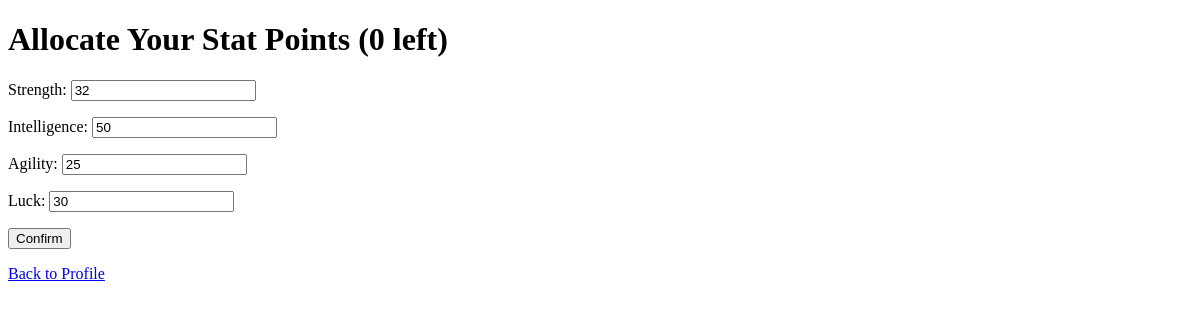
Page /profile/allocate/ (signed in) on the earlier database version.
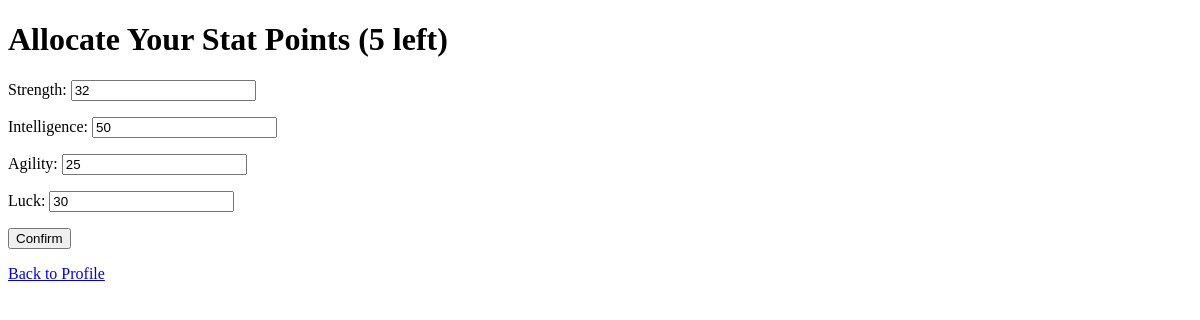
Same page on the later database version.
### game/models.py (models this page shows, shortened)
class Character(models.Model):
    CLASS_CHOICES = [
        ("warrior", "Warrior"),
        ("mage", "Mage"),
        ("rogue", "Rogue"),
    ]
    user = models.OneToOneField(User, on_delete=models.CASCADE)
    name = models.CharField(max_length=100)
    character_class = models.CharField(
        max_length=20, choices=CLASS_CHOICES, default="warrior"
    )
    level = models.IntegerField(default=1)
    experience = models.IntegerField(default=0)
    items = models.ManyToManyField("Item", related_name="characters", blank=True)
    equipped_head = models.ForeignKey(
        "Item",
        null=True,
        blank=True,
        related_name="equipped_on_head",
        on_delete=models.SET_NULL,
    )
    equipped_body = models.ForeignKey(
        "Item",
        null=True,
        blank=True,
        related_name="equipped_on_body",
        on_delete=models.SET_NULL,
    )
    equipped_legs = models.ForeignKey(
        "Item",
        null=True,
        blank=True,
        related_name="equipped_on_legs",
        on_delete=models.SET_NULL,
    )
    equipped_feet = models.ForeignKey(
        "Item",
        null=True,
        blank=True,
        related_name="equipped_on_feet",
        on_delete=models.SET_NULL,
    )
    equipped_hand_right = models.ForeignKey(
        "Item",
        null=True,
        blank=True,
        related_name="equipped_on_hand_right",
        on_delete=models.SET_NULL,
    )
    equipped_hand_left = models.ForeignKey(
        "Item",
        null=True,
        blank=True,
        related_name="equipped_on_hand_left",
        on_delete=models.SET_NULL,
    )
    strength = models.IntegerField(default=5)
    intelligence = models.IntegerField(default=5)
    agility = models.IntegerField(default=5)
    luck = models.IntegerField(default=5)
    stat_points = models.IntegerField(default=0)
    gold = models.IntegerField(default=0)
    class XpReward(TypedDict):
        total: int
        base: int
        strength_bonus: int
        intelligence_bonus: int
        double: bool

### game/views.py (the view)
# urls.py: path("profile/allocate/", views.allocate_stats_view, name="allocate_stats"),
@login_required
def allocate_stats_view(request):
    character = Character.objects.get(user=request.user)
    if request.method == "POST":
        form = StatAllocationForm(request.POST)
        if form.is_valid():
            new_values = form.cleaned_data
            before = {
                "strength": character.strength,
                "intelligence": character.intelligence,
                "agility": character.agility,
                "luck": character.luck,
            }
            total_used = sum(max(0, new_values[k] - before[k]) for k in before)
            if total_used > character.stat_points:
                form.add_error(None, "You do not have enough stat points.")
            else:
                character.strength = new_values["strength"]
                character.intelligence = new_values["intelligence"]
                character.agility = new_values["agility"]
                character.luck = new_values["luck"]
                character.stat_points -= total_used
                character.save()
                return redirect("profile")
    else:
        form = StatAllocationForm(
            initial={
                "strength": character.strength,
                "intelligence": character.intelligence,
                "agility": character.agility,
                "luck": character.luck,
            }
        )
    return render(
        request,
        "game/allocate_stats.html",
        {
            "form": form,
            "character": character,
        },
    )

### game/forms.py
class StatAllocationForm(forms.Form):
    strength = forms.IntegerField(min_value=0)
    intelligence = forms.IntegerField(min_value=0)
    agility = forms.IntegerField(min_value=0)
    luck = forms.IntegerField(min_value=0)

### game/templates/game/allocate_stats.html (shortened to what this page needs)
<!DOCTYPE html>
<html>
<head>
</head>
<body>
    <h1>Allocate Your Stat Points ({{ character.stat_points }} left)</h1>
    <form method="post">
        {{ form.as_p }}
        <button type="submit">Confirm</button>
    </form>
    <p><a href="{% url 'profile' %}">Back to Profile</a></p>
</body>
</html>

Differences in the rows shown:
changed Character: stat_points "0" → "5"
